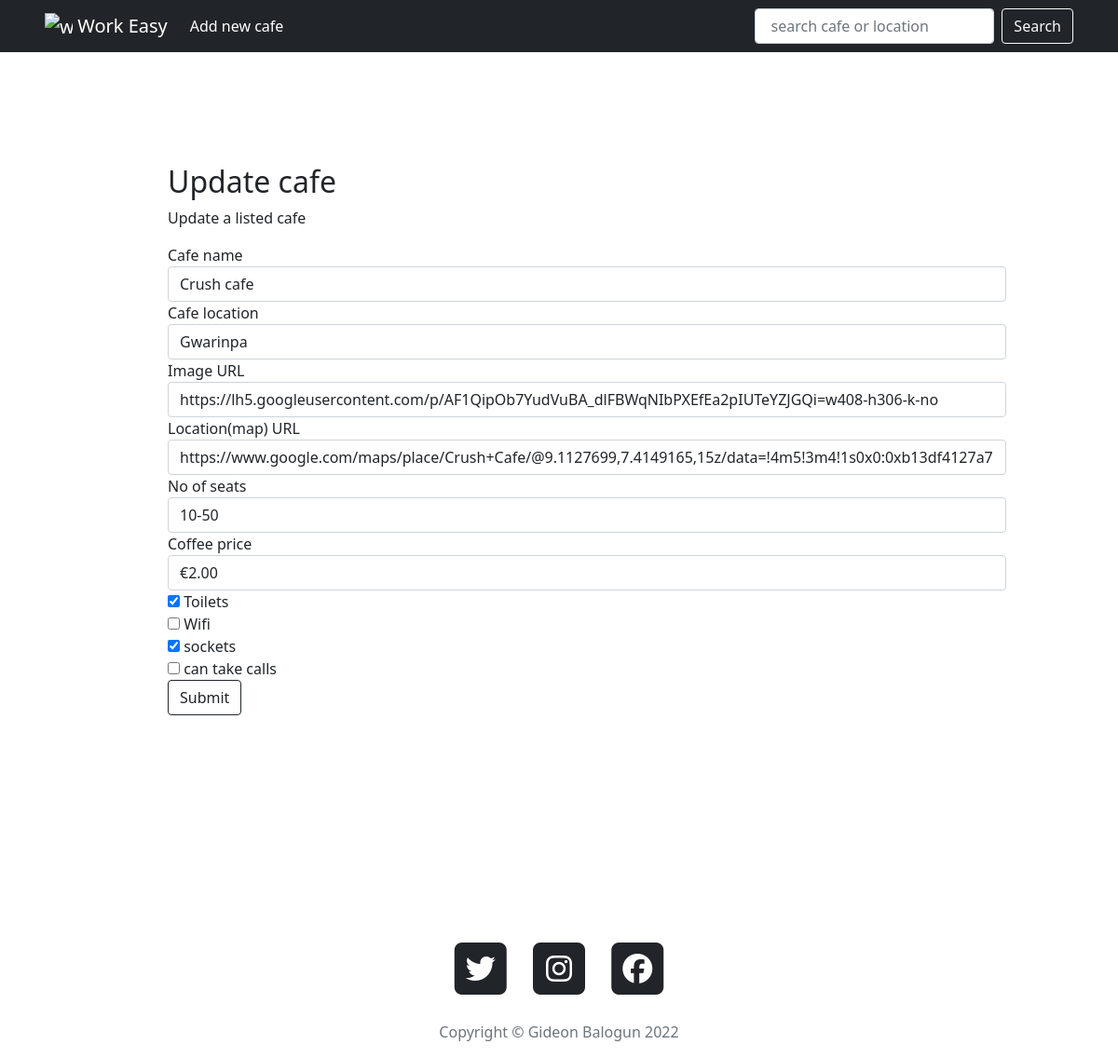
Page /update-cafe?cafe_id=22 on the earlier database version.
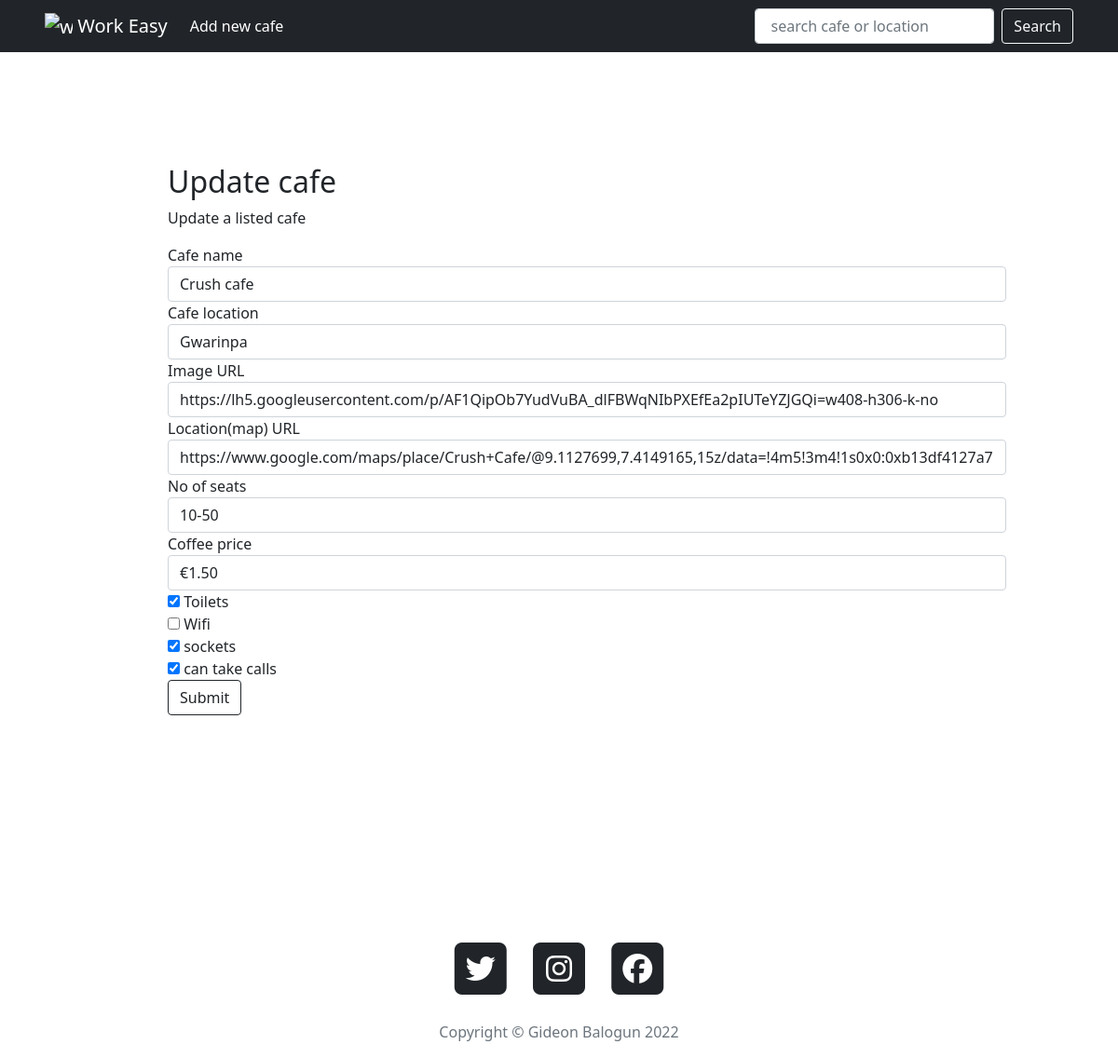
Same page on the later database version.
### main.py (models this page shows, shortened)
class Cafe(db.Model):
    id = db.Column(db.Integer, primary_key=True)
    name = db.Column(db.String(250), unique=True, nullable=False)
    map_url = db.Column(db.String(500), nullable=False)
    img_url = db.Column(db.String(500), nullable=False)
    location = db.Column(db.String(250), nullable=False)
    seats = db.Column(db.String(250), nullable=False)
    has_toilet = db.Column(db.Boolean, nullable=False)
    has_wifi = db.Column(db.Boolean, nullable=False)
    has_sockets = db.Column(db.Boolean, nullable=False)
    can_take_calls = db.Column(db.Boolean, nullable=False)
    coffee_price = db.Column(db.String(250), nullable=True)

### main.py (the view, shortened to what this page needs)
@app.route("/update-cafe", methods=["GET", "POST"])
def update_cafe():
    cafe_id = request.args.get("cafe_id")
    cafe = Cafe.query.get(cafe_id)
    edit_form = AddCafeForm(
        title=cafe.name,
        location=cafe.location,
        img_url=cafe.img_url,
        map_url=cafe.map_url,
        seats=cafe.seats,
        coffee=cafe.coffee_price,
        has_toilet=cafe.has_toilet,
        has_sockets=cafe.has_sockets,
        can_take_calls=cafe.can_take_calls
    )
    return render_template("update-cafe.html", form=edit_form)

### main.py
class AddCafeForm(FlaskForm):
    title = StringField("Cafe name", validators=[DataRequired()])
    location = StringField("Cafe location", validators=[DataRequired()])
    img_url = StringField("Image URL", validators=[DataRequired(), URL()])
    map_url = StringField("Location(map) URL", validators=[DataRequired(), URL()])
    seats = StringField("No of seats", validators=[DataRequired()])
    coffee = StringField("Coffee price", validators=[DataRequired()])
    has_toilet = BooleanField("Toilets", default=False)
    has_wifi = BooleanField("Wifi", default=False)
    has_sockets = BooleanField("sockets", default=False)
    can_take_calls = BooleanField("can take calls", default=False)
    submit = SubmitField("Submit")

### templates/update-cafe.html
{% include "header.html" %}
{% import "bootstrap/wtf.html" as wtf %}
<div class="add-form">
  <h2>Update cafe</h2>
  <p>Update a listed cafe</p>
  {{ wtf.quick_form(form, novalidate=True, button_map={"submit": "outline-dark"}) }}
</div>
{% include "footer.html" %}

### templates/header.html (shortened to what this page needs)
<!DOCTYPE html>
<html lang="en" dir="ltr">
  <head>
    <link href="https://cdn.jsdelivr.net/npm/bootstrap@5.1.3/dist/css/bootstrap.min.css" rel="stylesheet">
    <link rel="stylesheet" href="../static/css/styles.css">
  </head>
  <body>
    <nav class="navbar navbar-expand-lg navbar-dark bg-dark sticky-top">
  <div class="container-fluid first-div">
    <a class="navbar-brand" href="{{url_for('home')}}">
     <img src="static/images/profile.png" alt="work-easy logo" width="30" height="24" class="d-inline-block align-text-top">
     Work Easy
   </a>
    <div class="collapse navbar-collapse" id="navbarSupportedContent">
      <ul class="navbar-nav me-auto mb-2 mb-lg-0">
        <li class="nav-item">
          <a class="nav-link active" aria-current="page" href="{{url_for('add')}}">Add new cafe</a>
        </li>
      </ul>
      <form class="d-flex" method="post" name="search-form" action="">
        <input class="form-control me-2" type="search" placeholder=" search cafe or location" aria-label="Search" name="search">
        <button class="btn btn-outline-light" value="search_det" type="submit" name="submit_btn">Search </button>
      </form>
    </div>
  </div>
</nav>

### templates/footer.html (shortened to what this page needs)
<footer>
  <div class="row footer-texts">
    <div class="col-lg-8 col-md-10 mx-auto">
      <span class="fa-stack fa-2x footer-icons">
          <i class="fa-solid fa-square fa-stack-2x"></i>
          <a href="#"><i class="fab fa-twitter fa-stack-1x fa-inverse"></i></a>
        </span>
        <span class="fa-stack fa-2x footer-icons">
            <i class="fa-solid fa-square fa-stack-2x"></i>
          <a href="#"><i class="fa-brands fa-instagram fa-stack-1x fa-inverse"></i></a>
        </span>
        <span class="fa-stack fa-2x footer-icons">
          <i class="fa-solid fa-square fa-stack-2x"></i>
          <a href="#"><i class="fa-brands fa-facebook fa-stack-1x fa-inverse"></i></a>
        </span>
      <p class="copyright text-muted">Copyright &copy; Gideon Balogun 2022</p>
    </div>
  </div>
</footer>
</body>
</html>

### static/css/styles.css (style rules this page uses)
footer { text-align: center; border-top: 5%; }
nav { padding-left:3%; padding-right:3%; }
.footer-icons { padding-bottom: 5%; padding-left: 5%; padding-right: 5% }
.copyright { padding-top: 3%; }
.add-form { padding: 10% 10% 20% 15%; }

Differences in the rows shown:
changed Cafe "Gwarinpa": can_take_calls "☐" → "☑"
Other differences:
form field coffee: "€2.00" → "€1.50"
